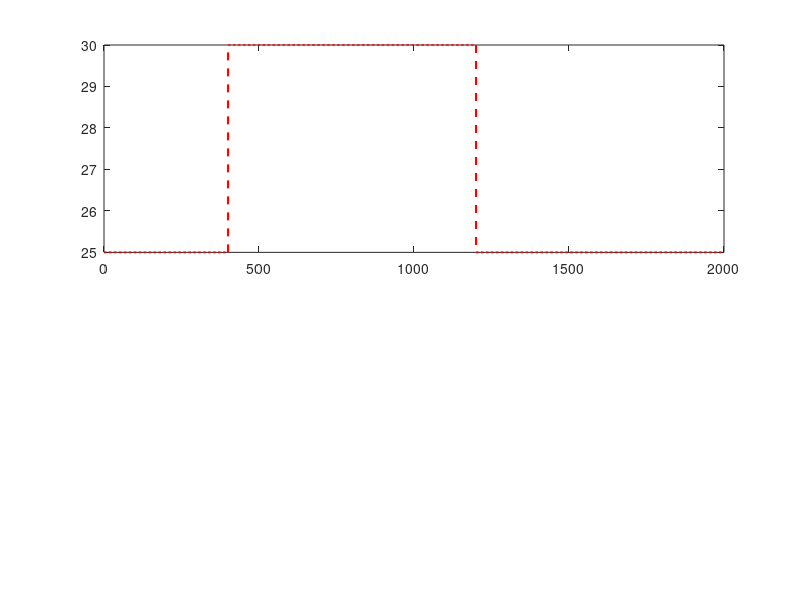

The MATLAB script that drew this image: (Note: this script raises an error after producing the figure.)
%% ========================================================================
%  trayectoria_referencias.m
%  Genera la IMAGEN 4.2 del Capitulo 4: trayectoria de referencias
%  r_h3(t) y r_h4(t) durante toda la simulacion del escenario integrado.
%
%  Formato: subplot vertical de dos paneles (uno por cada trayectoria),
%  con ejes equivalentes a los usados en controlador_PID.m / controlador_GPC.m
%  pero mostrando unicamente la trayectoria de referencia.
%
%  Eventos del escenario (Seccion 4.3.2):
%    t = 0    s  Arranque desde tanques vacios
%    t = 400  s  SP de h3:  25 -> 30 cm
%    t = 800  s  SP de h4:  25 -> 20 cm
%    t = 1100 s  Activacion de ruido gaussiano (sigma = 0.3 cm)
%    t = 1200 s  SP de h3:  30 -> 25  y  SP de h4:  20 -> 35 cm
% ========================================================================

clear; clc; close all;

%% ========================================================================
%  1) DEFINICION DE LA TRAYECTORIA DE REFERENCIAS
% ========================================================================
Ts    = 1;
t_sim = 2000;
N     = round(t_sim/Ts);
t     = (0:N-1)*Ts;

ref_h3 = 25*ones(1,N);
ref_h4 = 25*ones(1,N);

ref_h3(t >= 400)  = 30;     % cambio h3: 25 -> 30
ref_h4(t >= 800)  = 20;     % cambio h4: 25 -> 20
ref_h3(t >= 1200) = 25;     % h3 regresa a 25
ref_h4(t >= 1200) = 35;     % h4 sube a 35 (lejos del punto de linealizacion)

t_ruido = 1100;

%% ========================================================================
%  2) GRAFICA  (IMAGEN 4.2)
% ========================================================================
fig = figure('Name','IMAGEN 4.2 - Trayectoria de referencias', ...
             'NumberTitle','off','Position',[80 80 950 700]);

% --- Subplot 1: trayectoria de referencia para h3 -----------------------
subplot(2,1,1)
stairs(t, ref_h3, 'r--', 'LineWidth', 1.5); hold on;
xline(400, 'k:', 'SP h_3', 'LabelHorizontalAlignment','center');
xline(800, 'k:', 'SP h_4');
xline(t_ruido, 'm:', 'RUIDO');
xline(1200, 'k:', 'SP h_3 y h_4', 'LabelHorizontalAlignment','center');
ylabel('h_3 (cm)'); xlabel('Tiempo (s)'); grid on;
legend('Referencia','Location','best');
title('Trayectoria de referencia del tanque 3');
ylim([0 40]); xlim([0 t_sim]);

% --- Subplot 2: trayectoria de referencia para h4 -----------------------
subplot(2,1,2)
stairs(t, ref_h4, 'r--', 'LineWidth', 1.5); hold on;
xline(400, 'k:', 'SP h_3', 'LabelHorizontalAlignment','center');
xline(800, 'k:', 'SP h_4');
xline(t_ruido, 'm:', 'RUIDO');
xline(1200, 'k:', 'SP h_3 y h_4', 'LabelHorizontalAlignment','center');
ylabel('h_4 (cm)'); xlabel('Tiempo (s)'); grid on;
legend('Referencia','Location','best');
title('Trayectoria de referencia del tanque 4');
ylim([0 40]); xlim([0 t_sim]);

sgtitle('Trayectoria de referencias del escenario integrado de simulacion');

% Guardar como PNG con buena resolucion para la tesis
exportgraphics(fig, 'IMAGEN_4_2_trayectoria_referencias.png', 'Resolution', 200);
fprintf('Figura guardada como IMAGEN_4_2_trayectoria_referencias.png\n');
